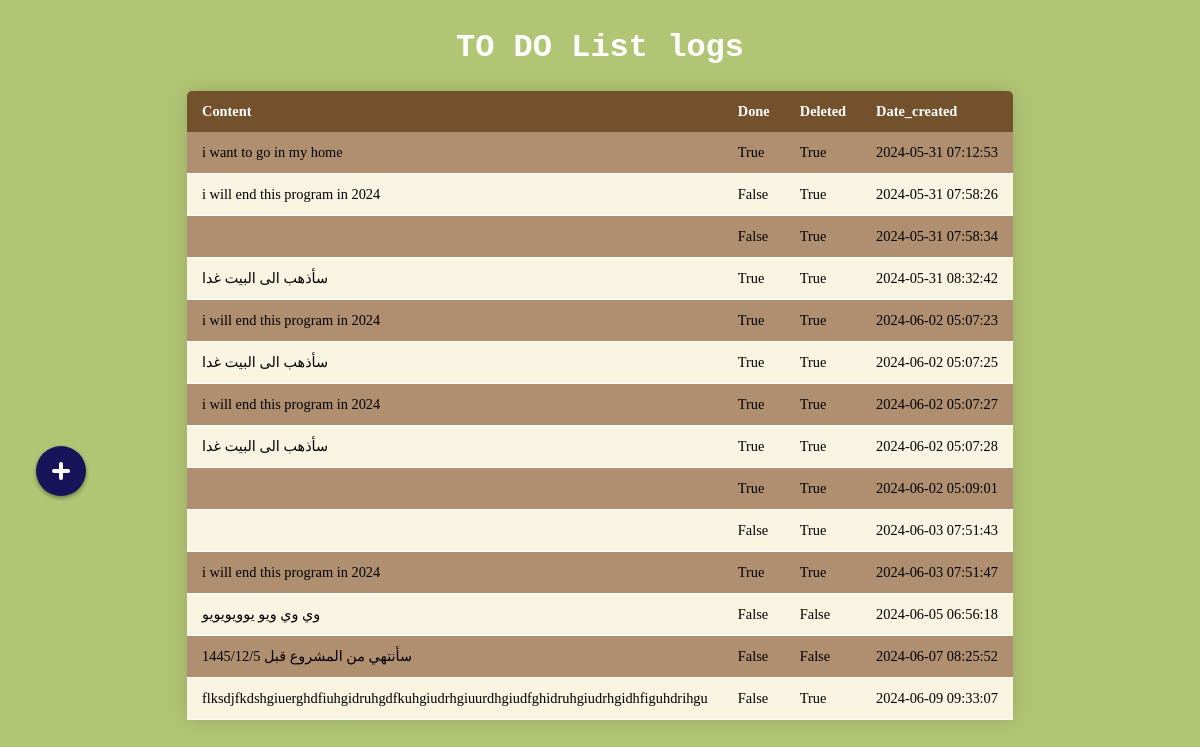
Screenshot of /to_do_list_log (signed in) with the database file from the repository.
### tables this page shows
CREATE TABLE "todos" (id INTEGER PRIMARY KEY AUTOINCREMENT NOT NULL, user_id INTEGER NOT NULL, Content TEXT, "done" BOOLEAN, deleted BOOLEAN, Date_created TIMESTAMP DEFAULT CURRENT_TIMESTAMP);

### app.py (the view)
@app.route("/to_do_list_log", methods=["GET"])
def To_Do_list_logs():
    if len(session) <= 0:
        return redirect("/login")
    data = db.execute("SELECT Content, done, deleted, Date_created FROM todos WHERE user_id = ?",session["user_id"])
    return render_template("to_do_list_log.html",data=data)

### templates/to_do_list_log.html (shortened to what this page needs)
{% extends "layout.html" %}
{% block main %}
 <h1> TO DO List logs</h1>
<table class="content-table">
    <thead>
    <tr>
        <th> Content </th>
        <th> Done </th>
        <th> Deleted </th>
        <th> Date_created </th>
    </tr>
    </thead>
    <tbody>
       {% for Data in data %}
        <tr>
            <td>{{ Data.Content }}</td>
            <td> {{ Data.done }} </td>
            <td> {{ Data.deleted }} </td>
            <td> {{ Data.Date_created }} </td>
        </tr>
      {% endfor %}
    </tbody>
</table>
{% endblock %}

### templates/layout.html (shortened to what this page needs)
<!DOCTYPE html>
<html lang="en">
<head>
</head>
<body>
    {% if session["user_id"] %}
    <div class="wrapper">
      <div class="fab" style="margin-top: 300px;"></div>
    </div>
    {% endif %}
    <main>
        {% block main %}{% endblock %}
    </main>
</body>
</html>

### templates/layout.html (style rules this page uses)
:root { --background: #19145a; --icon-color: #344955; --width: 50px; --height: 50px; --border-radius: 100%; }

### templates/to_do_list_log.html (style rules this page uses)
body { background-color: #b2c574; display: flex; justify-content: center; }
h1 { color: white; font-family: 'Courier New', Courier, monospace; text-align: center; }
.content-table { border-collapse: collapse; margin: 25px 0; font-size: 0.9em; min-width: 400px; border-radius: 5px 5px 0 0; overflow: hidden; box-shadow: 0 0 20px rgba(0, 0, 0, 0.15); }
.content-table thead tr { background-color: #74512d; color: white; text-align: left; font-weight: bold; }
.content-table th, .content-table td { padding: 12px 15px; font-family: 'Courier New', Courier,; }
.content-table tbody tr { border-bottom: 1px solid white; background-color: #af8f6f; }
.content-table tbody tr:nth-of-type(even) { background-color: #f8f4e1; }

### rows the page displays
todos: Content "i want to go in my home", done "True", deleted "True", Date_created "2024-05-31 07:12:53"
todos: Content "i will end this program in 2024", done "False", deleted "True", Date_created "2024-05-31 07:58:26"
todos: done "False", deleted "True", Date_created "2024-05-31 07:58:34"
todos: Content "سأذهب الى البيت غدا", done "True", deleted "True", Date_created "2024-05-31 08:32:42"
todos: Content "i will end this program in 2024", done "True", deleted "True", Date_created "2024-06-02 05:07:23"
todos: Content "سأذهب الى البيت غدا", done "True", deleted "True", Date_created "2024-06-02 05:07:25"
todos: Content "i will end this program in 2024", done "True", deleted "True", Date_created "2024-06-02 05:07:27"
todos: Content "سأذهب الى البيت غدا", done "True", deleted "True", Date_created "2024-06-02 05:07:28"
todos: done "True", deleted "True", Date_created "2024-06-02 05:09:01"
todos: done "False", deleted "True", Date_created "2024-06-03 07:51:43"
todos: Content "i will end this program in 2024", done "True", deleted "True", Date_created "2024-06-03 07:51:47"
todos: Content "وي وي ويو يوويويويو", done "False", deleted "False", Date_created "2024-06-05 06:56:18"
todos: Content "سأنتهي من المشروع قبل 1445/12/5", done "False", deleted "False", Date_created "2024-06-07 08:25:52"
todos: Content "flksdjfkdshgiuerghdfiuhgidruhgdfkuhgiudrhgiuurdhgiudfghidruhgiudrhgidhfiguhdrihgu", done "False", deleted "True", Date_created "2024-06-09 09:33:07"
